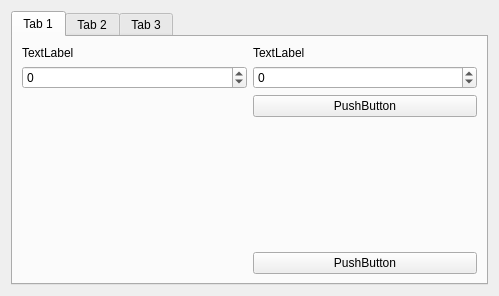
<?xml version="1.0" encoding="UTF-8"?>
<ui version="4.0">
 <class>Form</class>
 <widget class="QWidget" name="Form">
  <property name="geometry">
   <rect>
    <x>0</x>
    <y>0</y>
    <width>499</width>
    <height>296</height>
   </rect>
  </property>
  <property name="windowTitle">
   <string>Form</string>
  </property>
  <layout class="QGridLayout" name="gridLayout">
   <item row="0" column="0">
    <layout class="QVBoxLayout" name="sweep_layout">
     <item>
      <widget class="QTabWidget" name="draw_tabs">
       <property name="minimumSize">
        <size>
         <width>210</width>
         <height>0</height>
        </size>
       </property>
       <property name="currentIndex">
        <number>0</number>
       </property>
       <widget class="QWidget" name="point_tab">
        <attribute name="title">
         <string>Tab 1</string>
        </attribute>
        <layout class="QGridLayout" name="gridLayout_3">
         <item row="0" column="0">
          <layout class="QVBoxLayout" name="left_point_pane">
           <item>
            <widget class="QLabel" name="x_point_label">
             <property name="text">
              <string>TextLabel</string>
             </property>
            </widget>
           </item>
           <item>
            <widget class="QSpinBox" name="x_point_input">
             <property name="minimum">
              <number>-10000</number>
             </property>
             <property name="maximum">
              <number>10000</number>
             </property>
            </widget>
           </item>
           <item>
            <spacer name="verticalSpacer">
             <property name="orientation">
              <enum>Qt::Vertical</enum>
             </property>
             <property name="sizeHint" stdset="0">
              <size>
               <width>20</width>
               <height>0</height>
              </size>
             </property>
            </spacer>
           </item>
          </layout>
         </item>
         <item row="0" column="1">
          <layout class="QVBoxLayout" name="right_point_pane">
           <item>
            <widget class="QLabel" name="y_point_label">
             <property name="text">
              <string>TextLabel</string>
             </property>
            </widget>
           </item>
           <item>
            <widget class="QSpinBox" name="y_point_input">
             <property name="minimum">
              <number>-10000</number>
             </property>
             <property name="maximum">
              <number>10000</number>
             </property>
            </widget>
           </item>
           <item>
            <widget class="QPushButton" name="draw_point_button">
             <property name="text">
              <string>PushButton</string>
             </property>
            </widget>
           </item>
           <item>
            <spacer name="verticalSpacer_2">
             <property name="orientation">
              <enum>Qt::Vertical</enum>
             </property>
             <property name="sizeHint" stdset="0">
              <size>
               <width>20</width>
               <height>0</height>
              </size>
             </property>
            </spacer>
           </item>
           <item>
            <widget class="QPushButton" name="add_point_button">
             <property name="text">
              <string>PushButton</string>
             </property>
            </widget>
           </item>
          </layout>
         </item>
        </layout>
       </widget>
       <widget class="QWidget" name="line_tab">
        <attribute name="title">
         <string>Tab 2</string>
        </attribute>
        <layout class="QGridLayout" name="gridLayout_4">
         <item row="0" column="0">
          <layout class="QVBoxLayout" name="left_line_pane">
           <item>
            <widget class="QLabel" name="x_start_line_label">
             <property name="text">
              <string>TextLabel</string>
             </property>
            </widget>
           </item>
           <item>
            <widget class="QSpinBox" name="x_start_line_input">
             <property name="minimum">
              <number>-10000</number>
             </property>
             <property name="maximum">
              <number>10000</number>
             </property>
            </widget>
           </item>
           <item>
            <widget class="QLabel" name="x_end_line_label">
             <property name="text">
              <string>TextLabel</string>
             </property>
            </widget>
           </item>
           <item>
            <widget class="QSpinBox" name="x_end_line_input">
             <property name="minimum">
              <number>-10000</number>
             </property>
             <property name="maximum">
              <number>10000</number>
             </property>
            </widget>
           </item>
           <item>
            <widget class="QLabel" name="lines_steps_label">
             <property name="text">
              <string>TextLabel</string>
             </property>
            </widget>
           </item>
           <item>
            <widget class="QSpinBox" name="lines_steps_input">
             <property name="minimum">
              <number>2</number>
             </property>
            </widget>
           </item>
           <item>
            <spacer name="verticalSpacer_3">
             <property name="orientation">
              <enum>Qt::Vertical</enum>
             </property>
             <property name="sizeHint" stdset="0">
              <size>
               <width>20</width>
               <height>0</height>
              </size>
             </property>
            </spacer>
           </item>
          </layout>
         </item>
         <item row="0" column="1">
          <layout class="QVBoxLayout" name="right_line_pane">
           <item>
            <widget class="QLabel" name="y_start_line_label">
             <property name="text">
              <string>TextLabel</string>
             </property>
            </widget>
           </item>
           <item>
            <widget class="QSpinBox" name="y_start_line_input">
             <property name="minimum">
              <number>-10000</number>
             </property>
             <property name="maximum">
              <number>10000</number>
             </property>
            </widget>
           </item>
           <item>
            <widget class="QLabel" name="y_end_line_label">
             <property name="text">
              <string>TextLabel</string>
             </property>
            </widget>
           </item>
           <item>
            <widget class="QSpinBox" name="y_end_line_input">
             <property name="minimum">
              <number>-10000</number>
             </property>
             <property name="maximum">
              <number>10000</number>
             </property>
            </widget>
           </item>
           <item>
            <widget class="QPushButton" name="draw_line_button">
             <property name="text">
              <string>PushButton</string>
             </property>
            </widget>
           </item>
           <item>
            <spacer name="verticalSpacer_4">
             <property name="orientation">
              <enum>Qt::Vertical</enum>
             </property>
             <property name="sizeHint" stdset="0">
              <size>
               <width>20</width>
               <height>0</height>
              </size>
             </property>
            </spacer>
           </item>
           <item>
            <widget class="QPushButton" name="add_line_button">
             <property name="text">
              <string>PushButton</string>
             </property>
            </widget>
           </item>
          </layout>
         </item>
        </layout>
       </widget>
       <widget class="QWidget" name="rectangle_tab">
        <attribute name="title">
         <string>Tab 3</string>
        </attribute>
        <layout class="QGridLayout" name="gridLayout_2">
         <item row="0" column="0">
          <layout class="QVBoxLayout" name="left_rect_pane">
           <item>
            <widget class="QLabel" name="x_start_rect_label">
             <property name="text">
              <string>TextLabel</string>
             </property>
            </widget>
           </item>
           <item>
            <widget class="QSpinBox" name="x_start_rect_input">
             <property name="minimum">
              <number>-10000</number>
             </property>
             <property name="maximum">
              <number>10000</number>
             </property>
            </widget>
           </item>
           <item>
            <widget class="QLabel" name="x_end_rect_label">
             <property name="text">
              <string>TextLabel</string>
             </property>
            </widget>
           </item>
           <item>
            <widget class="QSpinBox" name="x_end_rect_input">
             <property name="minimum">
              <number>-10000</number>
             </property>
             <property name="maximum">
              <number>10000</number>
             </property>
            </widget>
           </item>
           <item>
            <widget class="QLabel" name="x_steps_label">
             <property name="text">
              <string>TextLabel</string>
             </property>
            </widget>
           </item>
           <item>
            <widget class="QSpinBox" name="x_steps_input">
             <property name="minimum">
              <number>2</number>
             </property>
             <property name="maximum">
              <number>1000</number>
             </property>
            </widget>
           </item>
           <item>
            <spacer name="verticalSpacer_5">
             <property name="orientation">
              <enum>Qt::Vertical</enum>
             </property>
             <property name="sizeHint" stdset="0">
              <size>
               <width>20</width>
               <height>0</height>
              </size>
             </property>
            </spacer>
           </item>
          </layout>
         </item>
         <item row="0" column="1">
          <layout class="QVBoxLayout" name="right_rect_pane">
           <item>
            <widget class="QLabel" name="y_start_rect_label">
             <property name="text">
              <string>TextLabel</string>
             </property>
            </widget>
           </item>
           <item>
            <widget class="QSpinBox" name="y_start_rect_input">
             <property name="minimum">
              <number>-10000</number>
             </property>
             <property name="maximum">
              <number>10000</number>
             </property>
            </widget>
           </item>
           <item>
            <widget class="QLabel" name="y_end_rect_label">
             <property name="text">
              <string>TextLabel</string>
             </property>
            </widget>
           </item>
           <item>
            <widget class="QSpinBox" name="y_end_rect_input">
             <property name="minimum">
              <number>-10000</number>
             </property>
             <property name="maximum">
              <number>10000</number>
             </property>
            </widget>
           </item>
           <item>
            <widget class="QLabel" name="y_steps_label">
             <property name="text">
              <string>TextLabel</string>
             </property>
            </widget>
           </item>
           <item>
            <widget class="QSpinBox" name="y_steps_input">
             <property name="minimum">
              <number>2</number>
             </property>
             <property name="maximum">
              <number>1000</number>
             </property>
            </widget>
           </item>
           <item>
            <widget class="QPushButton" name="draw_rect_button">
             <property name="text">
              <string>PushButton</string>
             </property>
            </widget>
           </item>
           <item>
            <spacer name="verticalSpacer_6">
             <property name="orientation">
              <enum>Qt::Vertical</enum>
             </property>
             <property name="sizeHint" stdset="0">
              <size>
               <width>20</width>
               <height>0</height>
              </size>
             </property>
            </spacer>
           </item>
           <item>
            <widget class="QPushButton" name="add_rect_button">
             <property name="text">
              <string>PushButton</string>
             </property>
            </widget>
           </item>
          </layout>
         </item>
        </layout>
       </widget>
      </widget>
     </item>
    </layout>
   </item>
  </layout>
 </widget>
 <resources/>
 <connections/>
</ui>
